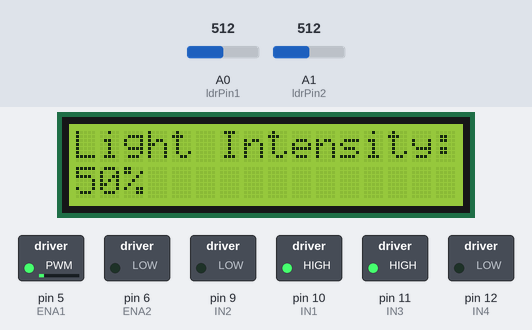
Simulated run of this sketch. Board: Arduino Uno, built with avr-gcc and run on an emulated ATmega328P. Shown: 16×2 character LCD, switched loads named in the sketch (green lamp = pin HIGH). Inputs (shaded band) come from the test bench; at power-on: A0 (ldrPin1) = 512, A1 (ldrPin2) = 512.

Above: at 1.2 s.
1.3 s: A0 (ldrPin1) set to 928
At 3.3 s:
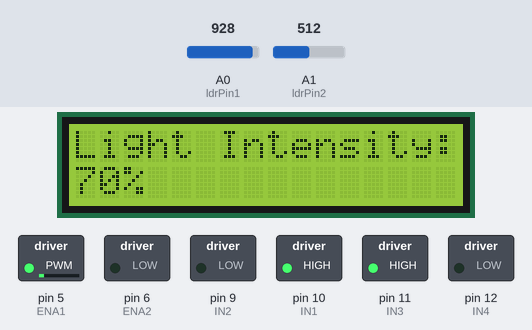
3.6 s: A0 (ldrPin1) set to 959
At 5.3 s:
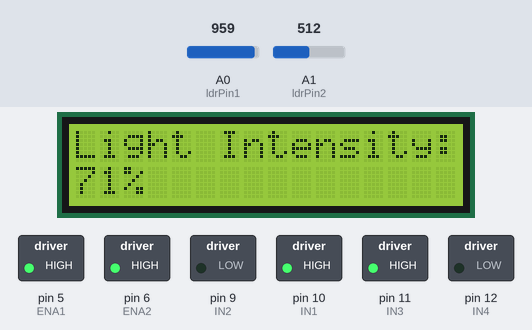
5.6 s: A1 (ldrPin2) set to 716
At 7.3 s:
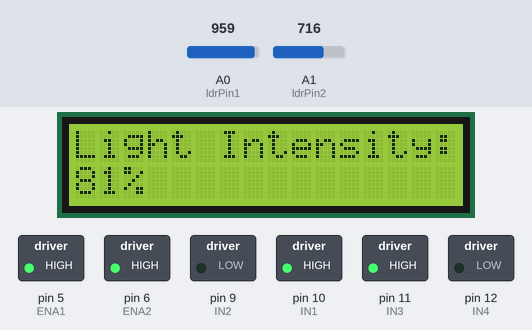
7.7 s: A1 (ldrPin2) set to 900
At 9.2 s:
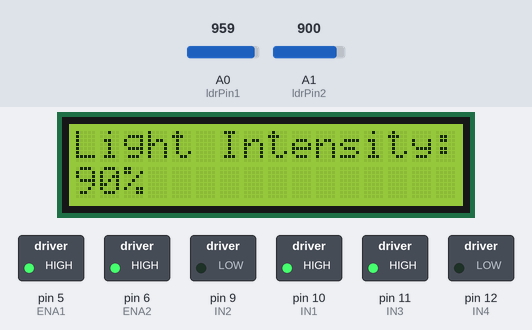
9.7 s: A0 (ldrPin1) set to 900
At 11.2 s:
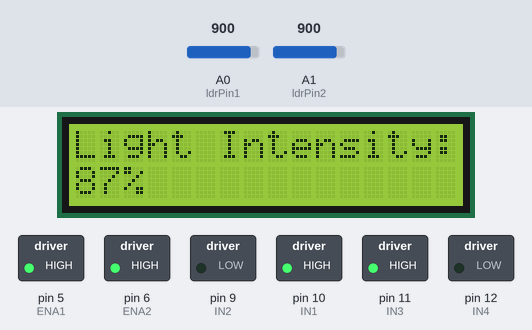
11.8 s: A1 (ldrPin2) set to 1023
At 13.2 s:
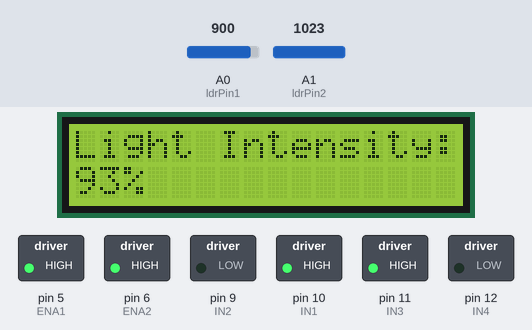
Timing chart, 0 to 14.8 s (numbered marks = the images above; inputs shaded):
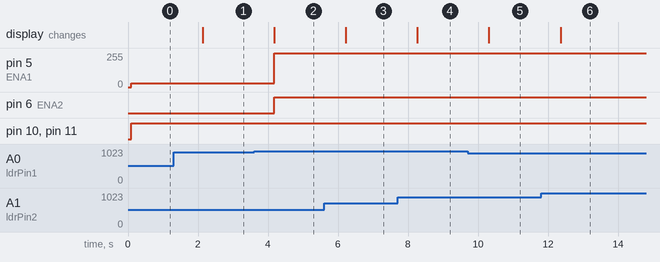

Measured:
- the behaviour switches between 941 and 942 on A0 (ldrPin1) (found by bisection; images 1 and 2)
- after the input at 1.3 s, the display: changes after 0.83 s (image 1)
- after the input at 3.6 s, pin 5 (ENA1): 30/255 → 255/255 after 0.58 s; pin 6 (ENA2): LOW → HIGH after 0.58 s; the display: changes after 0.58 s (image 2)
- after the input at 5.6 s, the display: changes after 0.62 s (image 3)
- after the input at 7.7 s, the display: changes after 0.57 s (image 4)
- after the input at 9.7 s, the display: changes after 0.61 s (image 5)
- after the input at 11.8 s, the display: changes after 0.56 s (image 6)

The sketch:

final_code.ino
```cpp
#include <Wire.h>
#include <LiquidCrystal_I2C.h>

// Correct LCD initialization with the most common I2C address (0x27 or 0x3F)
LiquidCrystal_I2C lcd(0x27, 16, 2);

#define HIGH_LIGHT 70  // Adjusted threshold for percentage scale

// Pin Definitions
const int ldrPin1 = A0;
const int ldrPin2 = A1;
const int ENA1 = 5;  // PWM for Motor 1
const int ENA2 = 6;  // PWM for Motor 2
const int IN1 = 10;
const int IN2 = 9;
const int IN3 = 11;
const int IN4 = 12;

void setup() {
    Wire.begin();  // Start I2C communication
    lcd.begin(16,2);   // Initialize LCD
    lcd.backlight();

    pinMode(ldrPin1, INPUT);
    pinMode(ldrPin2, INPUT);
    pinMode(ENA1, OUTPUT);
    pinMode(ENA2, OUTPUT);
    pinMode(IN1, OUTPUT);
    pinMode(IN2, OUTPUT);
    pinMode(IN3, OUTPUT);
    pinMode(IN4, OUTPUT);

    // Stop Motors at Start
    digitalWrite(IN1, LOW);
    digitalWrite(IN2, LOW);
    digitalWrite(IN3, LOW);
    digitalWrite(IN4, LOW);
}

void loop() {
    // Read Light Sensors
    int sensorValue1 = analogRead(ldrPin1);
    int sensorValue2 = analogRead(ldrPin2);

    // Convert LDR values to percentage (0-100)
    int intensity1 = map(sensorValue1, 0, 1023, 0, 100);
    int intensity2 = map(sensorValue2, 0, 1023, 0, 100);
    int avg_intensity = (intensity1 + intensity2) / 2;

    // Display on LCD
    lcd.clear();
    lcd.setCursor(0, 0);
    lcd.print("Light Intensity:");
    lcd.setCursor(0, 1);
    lcd.print(avg_intensity);
    lcd.print("%");

    // Motor Control Based on Light Intensity
    if (avg_intensity > HIGH_LIGHT) {
        analogWrite(ENA1, 255);  // Full speed
        analogWrite(ENA2, 255);
        digitalWrite(IN1, HIGH);
        digitalWrite(IN2, LOW);
        digitalWrite(IN3, HIGH);
        digitalWrite(IN4, LOW);
    }
  else {
        analogWrite(ENA1, 30);  // Reduced speed
        analogWrite(ENA2, 0);
        digitalWrite(IN1, HIGH);
        digitalWrite(IN2, LOW);
        digitalWrite(IN3, HIGH);
        digitalWrite(IN4, LOW);
    }

    delay(1000);  // Wait 1 second before updating again
}
```
